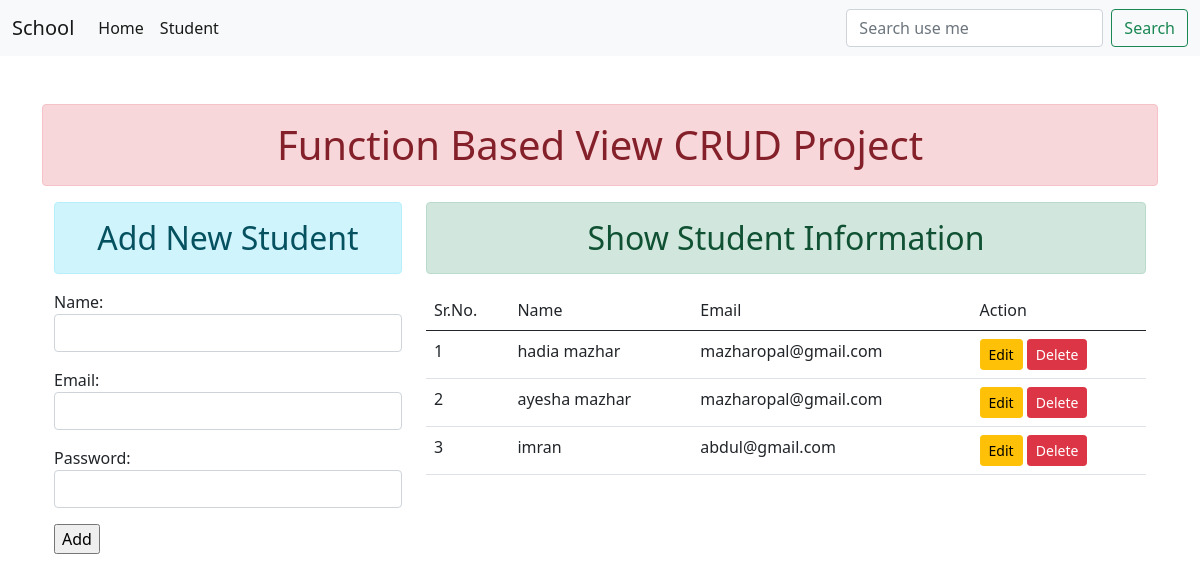
Before: / with the older database file.
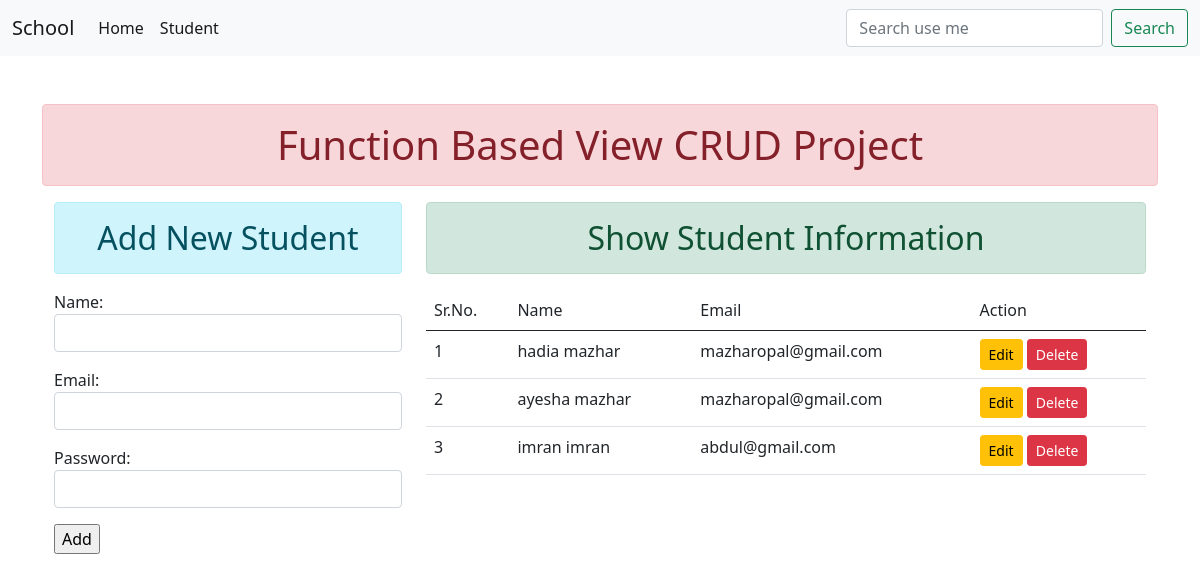
After: the same page with the newer database file.
### students/models.py (models this page shows)
class Student(models.Model):
    name=models.CharField(max_length=70)
    email=models.EmailField(max_length=100)
    password=models.CharField(max_length=100)
    is_deleted=models.BooleanField(default=False)

### students/views.py (the view)
# urls.py: path('', views.index , name="home"),
def index(request):
    mydata={}
    if request.method=='POST':
        form=RegistrationForm(request.POST)
        mydata=Student.objects.filter(is_deleted=False)
        validform=form.is_valid()
        if validform:
            form.save()
            form=RegistrationForm()
    else:
        form=RegistrationForm()
        mydata=Student.objects.filter(is_deleted=False)
    print("i m here")
    data={'form':form,'mydata':mydata}
    return render(request,"index.html",data)

### students/forms.py
class RegistrationForm(forms.ModelForm):
    class Meta:
        model=Student
        fields=['name','email','password']
        widgets={
            'name':forms.TextInput(attrs={'class':'form-control'}),
            'email':forms.EmailInput(attrs={'class':'form-control'}),
            'password':forms.PasswordInput(render_value=True ,attrs={'class':'form-control'})
        }

### templates/index.html (shortened to what this page needs)
{% extends 'base.html' %}
{% block content %}
<div class="container">
    <div class="row">
        <div class="col-4 ">
            <h2 class="text-center alert alert-info">Add New Student</h2>
            <form action="" method="POST">
                {{form.as_p}}
                <input type="submit" value="Add">
            </form>
        </div>
        <div class="col-8">
            <h2 class="text-center alert alert-success">Show Student Information</h2>
            {% if form %}
            <table class="table" >
                <thead>
                    <tr>
                    <td>Sr.No.</td>
                    <td>Name</td>
                    <td>Email</td>
                    <td>Action</td>
                    </tr>
                </thead>
                <tbody >
                    {% for data in mydata %}
                    <tr>
                        <td>{{forloop.counter}}</td>
                        <td>{{data.name}}</td>
                        <td>{{data.email}}</td>
                        <td><a class="btn btn-sm btn-warning" href={% url 'editdata' id=data.id %}>Edit</a>
                        <a class=" btn btn-sm btn-danger" href={% url 'deletedata' id=data.id %}>Delete</a></td>
                    </tr>
                    {% endfor %}
                </tbody>
                </table>
            {% else %}
            <h4 class="text-center alert alert-warning">No Record Found</h4>
            {% endif %}
        </div>
    </div>
</div>
{% endblock content %}

### templates/base.html (shortened to what this page needs)
<!DOCTYPE html>
{% load static %}
<html lang="en">
  <head>
    <link rel="stylesheet" href="{% static 'css/bootstrap.css' %}">
    <link rel="stylesheet" href="{% static 'css/main.css' %}">
  </head>
  <body>
    <nav class="navbar navbar-expand-lg navbar-light bg-light">
      <div class="container-fluid">
        <a class="navbar-brand" href="/">School</a>
        <div class="collapse navbar-collapse" id="navbarSupportedContent">
          <ul class="navbar-nav me-auto mb-2 mb-lg-0">
            <li class="nav-item">
              <a class="nav-link {% if request.path == '/' %} active {%endif%}}" aria-current="page" href="/">Home</a>
            </li>
            <li class="nav-item">
              <a class="nav-link {% if request.path == '/' %} active {%endif%}}" href="/">Student</a>
            </li>
          </ul>
          <form class="d-flex" method="POST" action="/search/">
            <input
              class="form-control me-2"
              type="search"
              placeholder="Search use me"
              aria-label="Search"
              value="{{value}}"
              name="searchquery"
            />
            <button class="btn btn-outline-success" type="submit">
              Search
            </button>
          </form>
        </div>
      </div>
    </nav>
    <div class="container mt-5">
    <h1 class="text-center alert alert-danger">Function Based View CRUD Project</h1>
    {% block content %}{% endblock content %}
    </div>
  </body>
</html>

Changed rows visible on the page:
changed Student "abdul@gmail.com": name "imran" → "imran imran"
